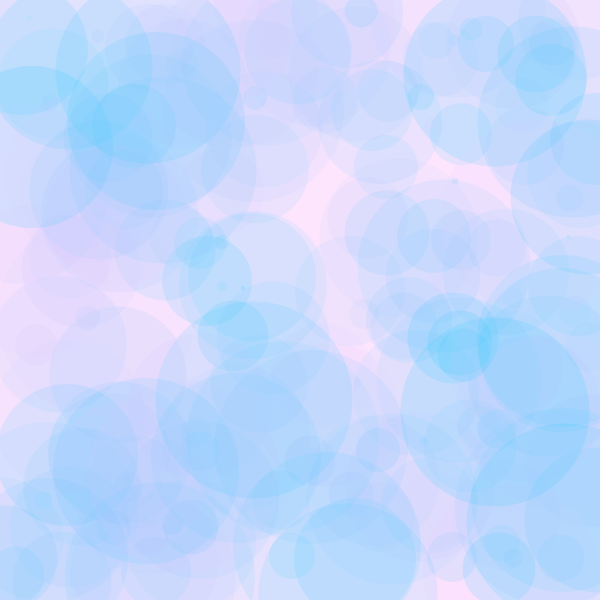
Frame 1 (no input)
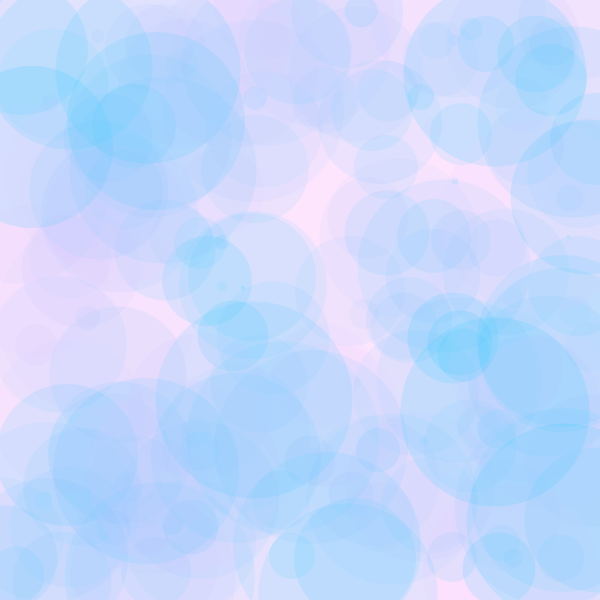
Frame 60 (the mouse pressed at the canvas centre just before this capture)
Frame 120 (the mouse held since frame 60 and released just before this capture): identical to frame 60, image omitted

The Processing sketch that drew these frames (run headless with seeded random() and noise(); from frame 60 on, the mouse is pressed at the canvas centre):

// Processing sketch: processing_105891
// ── processing_105891.pde


int numBalls = 200;

int[] ballPosX = new int[numBalls];
int[] ballPosY = new int[numBalls];
//int[] speedX = new int[numBalls]; 
//int[] speedY = new int[numBalls]; 
int[] ballColor = new int[numBalls];
int[] opacity = new int[numBalls]; 
int i;
int space = 40; 

void setup(){
  size(600,600);
  noStroke();
  ellipseMode(CENTER);

 for (int i = 0; i < numBalls; i++) {
    ballPosX[i] = int(random(0, width));
    ballPosY[i] = int(random(0, height));
    ballColor[i] = int(random(0, 255));
    opacity[i] = int(random(20,40));
    
    // speedX[i] = int(random(2, 10));
   // speedY[i] = int(random(2, 10));
  }}

void draw(){
  background(252,229,253);
 
  
  for (int i = 0; i < numBalls; i++) {
    fill(ballColor[i], 200, 255, opacity[i]);
    ellipse(ballPosX[i], ballPosY[i], i, i);
  }

 { 
  for (int i = 0; i < numBalls; i++) {
    if (dist(mouseX, mouseY, ballPosX[i], ballPosY[i]) < space) {
          ballPosX[i] = mouseX;
          ballPosY[i] = mouseY;
        } 
  }
    }}
  
